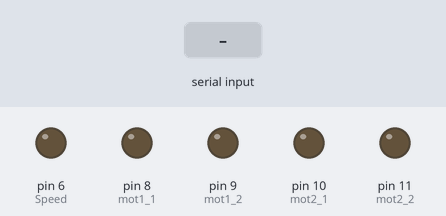
A sketch run on a simulated Arduino Uno, built with avr-gcc and run on an emulated ATmega328P. Parts: output pins drawn as LEDs (lit = HIGH). Inputs (shaded band) come from the test bench.

Above: at 1.2 s.
1.3 s: "F" received over Serial
At 2.4 s:
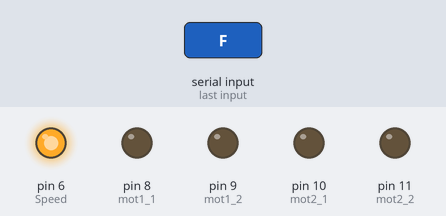
2.8 s: "B" received over Serial
At 3.6 s:
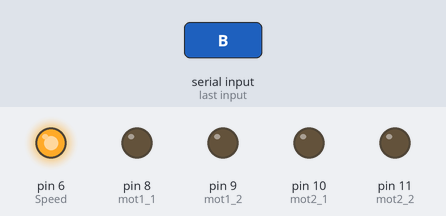
4.3 s: "L" received over Serial
At 4.7 s:
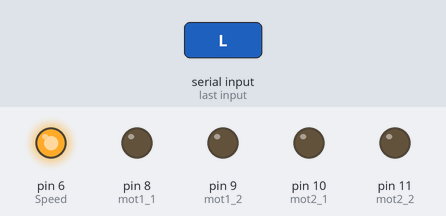
5.8 s: "R" received over Serial
At 7.1 s:
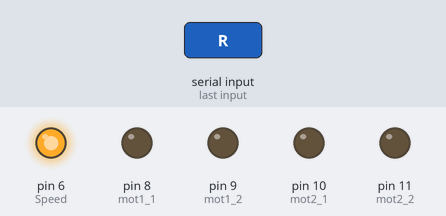
Timing chart, 0 to 8.3 s (numbered marks = the images above; inputs shaded):
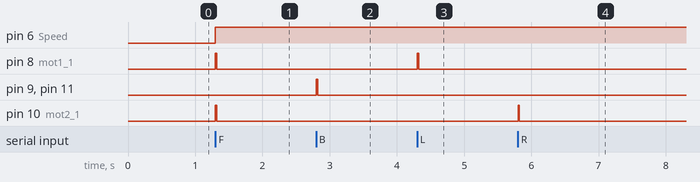

Measured:
- after the input at 1.3 s, pin 6 (Speed): LOW → HIGH at once; pin 8 (mot1_1), pin 10 (mot2_1): LOW → HIGH at once, → LOW 0.02 s later
- after the input at 2.8 s, pin 9 (mot1_2), pin 11 (mot2_2): LOW → HIGH at once, → LOW 0.02 s later
- after the input at 4.3 s, pin 8 (mot1_1): LOW → HIGH at once, → LOW 0.02 s later
- after the input at 5.8 s, pin 10 (mot2_1): LOW → HIGH at once, → LOW 0.02 s later

The sketch:

Bluetooth_Car_with_sharp_turn.ino
```cpp
const int mot1_1 = 8;
const int mot1_2 = 9;
const int mot2_1 = 10;
const int mot2_2 = 11;
const int Speed = 6;
int b = 255;
 bool c=false;

void forward();
void reverse();
void left();
void right();
void Stop();
void sharp_left();
void sharp_right();

void setup() {
  // put your setup code here, to run once:

  pinMode(mot1_1, OUTPUT);
  pinMode(mot1_2, OUTPUT);
  pinMode(mot2_1, OUTPUT);
  pinMode(mot2_2, OUTPUT);

  Serial.begin(9600);
}

void loop() {
  int a;

  if (Serial.available() > 0)
  {
    a = Serial.read();
//    Serial.println(a);
  }

  if (a == 'X')
  {
    c = true;
  }
  else if (a == 'x')
  {
    c = false;
  }
  else if (a == 'F')
  {
    forward();
    delay(20);
//    Serial.println("forward");
  }

  else if (a == 'B')
  {
    reverse();
    delay(20);
  }
  else if (a == 'L')
  {
    if (c == true)
    {
      sharp_left();
      delay(20);
    }
    else
    {
      left();
      delay(20);
    }
  }

  else if (a == 'R')
  {
    if (c == true)
    {
      sharp_right();
      delay(20);
    }
    else
    {
      right();
      delay(20);
    }
  }

  else if (a == 'S')
  {
    Stop();
    delay(20);
  }
  else if (a == '1')
  {
    b = 100;
    //  analogWrite(Speed,100);
  }
  else if (a == '2')
  {
    b = 120;
    // analogWrite(Speed,120);
  }
  else if (a == '3')
  {
    b = 140;
    //  analogWrite(Speed,140);
  }
  else if (a == '4')
  {
    b = 160;
    //analogWrite(Speed,160);
  }
  else if (a == '5')
  {
    b = 180;
    //analogWrite(Speed,180);
  }
  else if (a == '6')
  {
    b = 200;
    //analogWrite(Speed,200);
  }
  else if (a == '7')
  {
    //analogWrite(Speed,210);
  }
  else if (a == '8')
  {
    b = 220;
    //analogWrite(Speed,220);
  }
  else if (a == '9')
  {
    b = 230;
    //analogWrite(Speed,230);
  }
  else if (a == 'q')
  {
    b = 255;
    //analogWrite(Speed,255);
  }
  else
  {
    Stop();
  }

  // put your main code here, to run repeatedly:

}
void forward()
{
  analogWrite(Speed, b);
  digitalWrite(mot1_1, 1);
  digitalWrite(mot1_2, 0);
  digitalWrite(mot2_1, 1);
  digitalWrite(mot2_2, 0);
}
void reverse()
{
  //digitalWrite(Speed,HIGH);
  analogWrite(Speed, b);
  digitalWrite(mot1_1, 0);
  digitalWrite(mot1_2, 1);
  digitalWrite(mot2_1, 0);
  digitalWrite(mot2_2, 1);
}

void sharp_right()
{
  // digitalWrite(Speed,HIGH);
  analogWrite(Speed, b);
  digitalWrite(mot1_1, 0);
  digitalWrite(mot1_2, 1);
  digitalWrite(mot2_1, 1);
  digitalWrite(mot2_2, 0);
//  Serial.println("sharp_left");

}


void sharp_left()
{
  //digitalWrite(Speed,HIGH);
  analogWrite(Speed, b);
  digitalWrite(mot1_1, 1);
  digitalWrite(mot1_2, 0);
  digitalWrite(mot2_1, 0);
  digitalWrite(mot2_2, 1);
 // Serial.println("sharp_right");
}

void right()
{
  analogWrite(Speed, b);
  digitalWrite(mot1_1, 0);
  digitalWrite(mot1_2, 0);
  digitalWrite(mot2_1, 1);
  digitalWrite(mot2_2, 0);
  //Serial.println("left");
}

void left()
{
  analogWrite(Speed, b);
  digitalWrite(mot1_1, 1);
  digitalWrite(mot1_2, 0);
  digitalWrite(mot2_1, 0);
  digitalWrite(mot2_2, 0);
 // Serial.println("right");

}
void Stop()
{
  //analogWrite(Speed,b);
  digitalWrite(mot1_1, 0);
  digitalWrite(mot1_2, 0);
  digitalWrite(mot2_1, 0);
  digitalWrite(mot2_2, 0);
}
```
